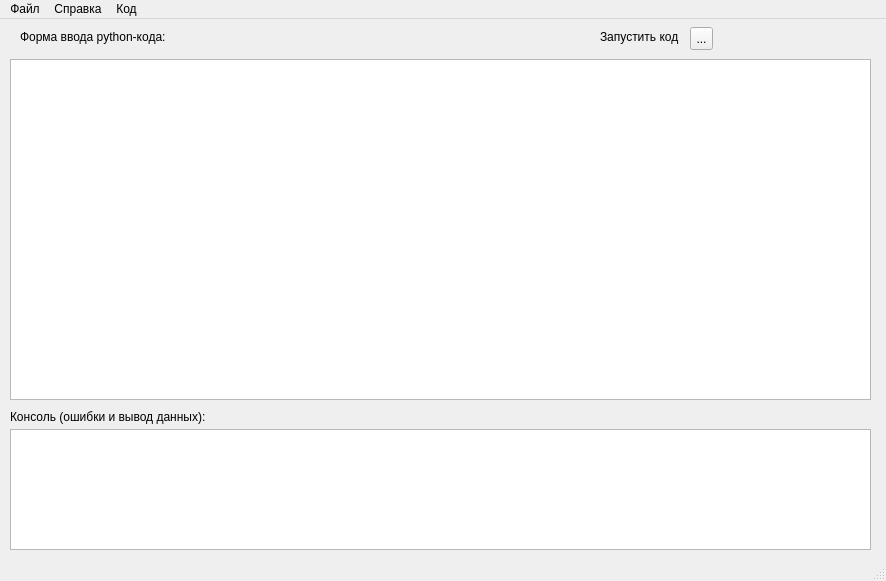
<?xml version="1.0" encoding="UTF-8"?>
<ui version="4.0">
 <class>ShellWindow</class>
 <widget class="QMainWindow" name="ShellWindow">
  <property name="geometry">
   <rect>
    <x>0</x>
    <y>0</y>
    <width>886</width>
    <height>581</height>
   </rect>
  </property>
  <property name="windowTitle">
   <string>Renga Python Shell</string>
  </property>
  <property name="windowIcon">
   <iconset>
    <normaloff>repa_logo.png</normaloff>repa_logo.png</iconset>
  </property>
  <widget class="QWidget" name="centralwidget">
   <widget class="QPlainTextEdit" name="code_space">
    <property name="geometry">
     <rect>
      <x>10</x>
      <y>40</y>
      <width>861</width>
      <height>341</height>
     </rect>
    </property>
    <property name="inputMethodHints">
     <set>Qt::ImhMultiLine</set>
    </property>
   </widget>
   <widget class="QLabel" name="label_2">
    <property name="geometry">
     <rect>
      <x>10</x>
      <y>390</y>
      <width>201</width>
      <height>16</height>
     </rect>
    </property>
    <property name="text">
     <string>Консоль (ошибки и вывод данных):</string>
    </property>
   </widget>
   <widget class="QTextEdit" name="output_space">
    <property name="geometry">
     <rect>
      <x>10</x>
      <y>410</y>
      <width>861</width>
      <height>121</height>
     </rect>
    </property>
   </widget>
   <widget class="QToolButton" name="command_run_script">
    <property name="geometry">
     <rect>
      <x>690</x>
      <y>8</y>
      <width>23</width>
      <height>23</height>
     </rect>
    </property>
    <property name="text">
     <string>...</string>
    </property>
    <property name="icon">
     <iconset resource="qt_resources_data.qrc">
      <normaloff>:/icons/ui_form_run_script.png</normaloff>:/icons/ui_form_run_script.png</iconset>
    </property>
   </widget>
   <widget class="QLabel" name="label_4">
    <property name="geometry">
     <rect>
      <x>600</x>
      <y>10</y>
      <width>91</width>
      <height>16</height>
     </rect>
    </property>
    <property name="frameShape">
     <enum>QFrame::NoFrame</enum>
    </property>
    <property name="text">
     <string>Запустить код</string>
    </property>
   </widget>
   <widget class="QLabel" name="label">
    <property name="geometry">
     <rect>
      <x>20</x>
      <y>10</y>
      <width>151</width>
      <height>16</height>
     </rect>
    </property>
    <property name="text">
     <string>Форма ввода python-кода:</string>
    </property>
   </widget>
  </widget>
  <widget class="QMenuBar" name="menubar">
   <property name="geometry">
    <rect>
     <x>0</x>
     <y>0</y>
     <width>886</width>
     <height>21</height>
    </rect>
   </property>
   <widget class="QMenu" name="menu">
    <property name="title">
     <string>Файл</string>
    </property>
    <addaction name="action_Python"/>
    <addaction name="action_Python_2"/>
    <addaction name="action"/>
   </widget>
   <widget class="QMenu" name="menu_2">
    <property name="title">
     <string>Справка</string>
    </property>
    <addaction name="action_2"/>
    <addaction name="action_3"/>
    <addaction name="action_4"/>
    <addaction name="action_6"/>
   </widget>
   <widget class="QMenu" name="menu_3">
    <property name="title">
     <string>Код</string>
    </property>
    <addaction name="action_5"/>
    <addaction name="action_Python_3"/>
   </widget>
   <addaction name="menu"/>
   <addaction name="menu_2"/>
   <addaction name="menu_3"/>
  </widget>
  <widget class="QStatusBar" name="statusbar"/>
  <action name="action_Python">
   <property name="text">
    <string>Открыть Python скрипт</string>
   </property>
  </action>
  <action name="action_Python_2">
   <property name="text">
    <string>Сохранить Python скрипт</string>
   </property>
  </action>
  <action name="action">
   <property name="text">
    <string>Закрыть</string>
   </property>
  </action>
  <action name="action_2">
   <property name="text">
    <string>О программе</string>
   </property>
  </action>
  <action name="action_3">
   <property name="text">
    <string>Исходный код</string>
   </property>
  </action>
  <action name="action_4">
   <property name="text">
    <string>Об использовании</string>
   </property>
  </action>
  <action name="action_5">
   <property name="text">
    <string>Запустить код</string>
   </property>
  </action>
  <action name="action_Python_3">
   <property name="text">
    <string>Установить Python-интерпретатор</string>
   </property>
  </action>
  <action name="action_6">
   <property name="text">
    <string>Сообщить об ошибке</string>
   </property>
  </action>
 </widget>
 <resources>
  <include location="qt_resources_data.qrc"/>
 </resources>
 <connections/>
</ui>
